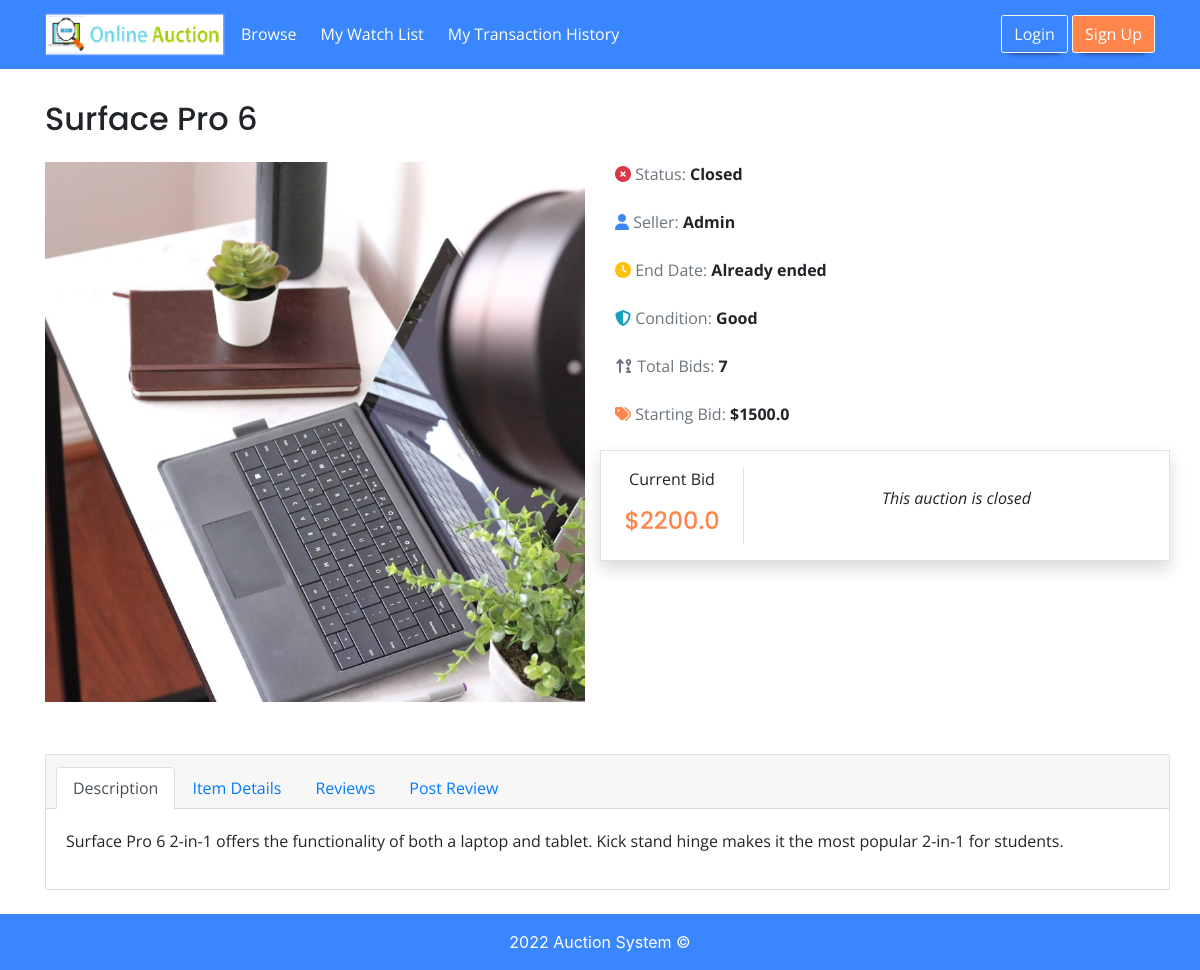
Page /listings/1 on the committed database.
### auction/models.py (models this page shows, shortened)
class Listing(db.Model):
    __tablename__ = 'listings'
    id = db.Column(db.Integer, primary_key = True)
    title = db.Column(db.String(80), nullable = False)
    starting_bid = db.Column(db.Float, nullable = False)
    current_bid = db.Column(db.Float, nullable = False)
    total_bids = db.Column(db.Integer, nullable = False)
    brand = db.Column(db.String(20), nullable = False)
    cpu = db.Column(db.String(10), nullable = False)
    ram_gb = db.Column(db.String(10), nullable = False)
    storage_gb = db.Column(db.String(10), nullable = False)
    description = db.Column(db.String(200), nullable = False)
    condition = db.Column(db.String(10), nullable = False)
    status = db.Column(db.String(10), nullable = False)
    image_url = db.Column(db.String(400), nullable = False)
    end_date = db.Column(db.DateTime, nullable = False)
    seller = db.Column(db.String(15), nullable = False)
    reviews = db.relationship('Review', backref='listingreviews')
    bids = db.relationship('Bid', backref='listingbids')

### auction/listings.py (the view)
@listingbp.route('/<id>')
def showlisting(id):
    listing = Listing.query.filter_by(id=id).first()
    review_form_instance = ReviewForm()
    bid_form_instance = BidForm()
    file = open('current_user.txt','r')
    role = str(file.read())
    file.close()
    return render_template('listings/showlisting.html', listing=listing, form=review_form_instance, bidform=bid_form_instance, role=role)

### auction/templates/listings/showlisting.html (shortened to what this page needs)
{% extends 'base.html' %}
{% import "bootstrap/wtf.html" as wtf %}
{% block content %}
<main style="margin-top: 100px;">
    <div class="container">
      <h2 class="responsive-heading my-4 text-center text-lg-left">{{listing.title}}</h2>
      <div class="row">
        <div class="col-md-12 col-lg-6 mb-3">
          <img class="img-fluid"
            src="{{listing.image_url}}"
            alt="Listing Image">
        </div>
        <div class="col-md-12 col-lg-6">
          <div class="text-center text-lg-left">
            {% if listing.status == 'Active' %}
            <p class="d-block mb-4"><i class="fas fa-check-circle text-success"></i><span class="text-muted">
                Status:</span><strong> {{listing.status}}</strong></p>
            {% else %}
            <p class="d-block mb-4"><i class="fas fa-times-circle text-danger"></i><span class="text-muted">
                Status:</span><strong> {{listing.status}}</strong></p>
            {% endif %}
            <p class="d-block mb-4"><i class="fas fa-user blue-text"></i><span class="text-muted">
                Seller:</span><strong> {{listing.seller}}</strong></p>
            {% if listing.status == 'Active' %}
            <p class="d-block mb-4"><i class="fas fa-clock text-warning"></i><span class="text-muted">
                End Date:</span><strong> {{listing.end_date}}</strong></p>
            {% else %}
            <p class="d-block mb-4"><i class="fas fa-clock text-warning"></i><span class="text-muted">
              End Date:</span><strong> Already ended</strong></p>
            {% endif %}
            <p class="d-block mb-4"><i class="fas fa-shield-alt text-info"></i><span class="text-muted">
                Condition:</span><strong> {{listing.condition}}</strong></p>
            <p class="d-block mb-4"><i class="fas fa-sort-numeric-up-alt text-muted"></i><span class="text-muted"> Total
                Bids:</span><strong> {{listing.total_bids}}</strong></p>
            <p class="d-block mb-4"><i class="fas fa-tags orange-icon"></i><span class="text-muted"> Starting Bid:</span><strong> ${{listing.starting_bid}}</strong></p>
          </div>
          <div class="row border py-3 shadow mt-3">
            <div class="col-lg-3 text-center">
              {% if listing.total_bids > 0 %}
              <p>Current Bid</p>
              {% else %}
              <p>Starting Bid</p>
              {% endif %}
              <h4 class="orange-icon">${{listing.current_bid}}</h4>
            </div>
            <form action="{{ url_for('listing.placebid', listing=listing.id)}}" method="POST" role="form" class="col-lg-9 d-flex align-items-center justify-content-center border-left">
              {% if listing.status == 'Active' %}
              <div class="input-group justify-content-center pt-3">
                {{ wtf.form_field(bidform.bid_amount, class='bid-input', placeholder='Bid amount...') }}
                <div class="input-group-append">
                  {{wtf.form_field(bidform.submit, class="btn btn-blue bid-btn")}}
                </div>
              </div>
              {% else %}
              <p><em>This auction is closed</em></p>
              {% endif %}
            </form>
          </div>
        </div>
      </div>
      <div class="row my-3">
        <div class="reviews-box col-md-12 pr-0">
          <div class="card text-center">
            <div class="card-header">
              <ul class="nav nav-tabs card-header-tabs">
                <li class="nav-item">
                  <a href="#itemdescription" class="nav-link active" role="tab" data-toggle="tab">Description</a>
                </li>
                <li class="nav-item">
                  <a href="#itemdetails" class="nav-link" role="tab" data-toggle="tab">Item Details</a>
                </li>
                <li class="nav-item">
                  <a href="#reviews" class="nav-link" role="tab" data-toggle="tab">Reviews</a>
                </li>
                <li class="nav-item">
                  <a class="nav-link" href="#reviewsModal" data-toggle="modal" data-target="#reviewsModal">Post Review</a>
                </li>
              </ul>
            </div>
            <div class="tab-content">
              <div role="tabpanel1" class="card-body tab-pane text-left active" id="itemdescription">
                <p>{{listing.description}}</p>
              </div>
            </div>
          </div>
        </div>
      </div>
    </div>
  </main>
{% endblock %}

### auction/static/css/styles.css (style rules this page uses)
h1, h2, h3, h4, h5, .navbar { font-family: "Poppins", sans-serif; }
p, a { font-family: "Open Sans", sans-serif; }
.btn, .jumbotron, .card, .form-control, .navbar-toggler, .dropdown-menu { border-radius: 0.15rem; }
.blue-text { color: #3a86ff; }
.orange-icon { color: #ff854b; }
@media (max-width: 1200px) { .reviews-box { margin-top: 20px; } }

### rows in the picture
Listing: title "Surface Pro 6", image_url (picture), status "Closed", seller "Admin", condition "Good", total_bids "7", starting_bid "1500.0", current_bid "2200.0", description "Surface Pro 6 2-in-1 offers the functionality of both a laptop and tablet. Kick stand hinge makes it the most popular 2-in-1 for students."
